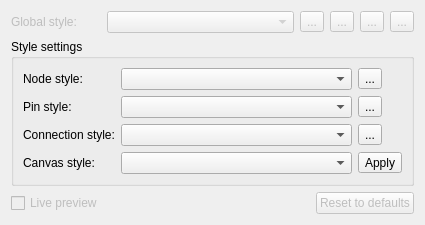
<?xml version="1.0" encoding="UTF-8"?>
<ui version="4.0">
 <class>CanvasStyleEditor</class>
 <widget class="QWidget" name="CanvasStyleEditor">
  <property name="geometry">
   <rect>
    <x>0</x>
    <y>0</y>
    <width>425</width>
    <height>220</height>
   </rect>
  </property>
  <property name="windowTitle">
   <string>Canvas Style Editor</string>
  </property>
  <property name="layoutDirection">
   <enum>Qt::LeftToRight</enum>
  </property>
  <layout class="QVBoxLayout" name="verticalLayout">
   <item>
    <layout class="QHBoxLayout" name="horizontalLayout">
     <property name="sizeConstraint">
      <enum>QLayout::SetFixedSize</enum>
     </property>
     <item>
      <widget class="QLabel" name="globalStyleLabel">
       <property name="enabled">
        <bool>false</bool>
       </property>
       <property name="sizePolicy">
        <sizepolicy hsizetype="Fixed" vsizetype="Fixed">
         <horstretch>0</horstretch>
         <verstretch>0</verstretch>
        </sizepolicy>
       </property>
       <property name="minimumSize">
        <size>
         <width>90</width>
         <height>0</height>
        </size>
       </property>
       <property name="text">
        <string>Global style:</string>
       </property>
      </widget>
     </item>
     <item>
      <widget class="QComboBox" name="globalStyleComboBox">
       <property name="enabled">
        <bool>false</bool>
       </property>
       <property name="minimumSize">
        <size>
         <width>100</width>
         <height>0</height>
        </size>
       </property>
      </widget>
     </item>
     <item>
      <widget class="QToolButton" name="setAsDefaultStyleButton">
       <property name="enabled">
        <bool>false</bool>
       </property>
       <property name="text">
        <string>...</string>
       </property>
      </widget>
     </item>
     <item>
      <widget class="QToolButton" name="editStyleButton">
       <property name="enabled">
        <bool>false</bool>
       </property>
       <property name="text">
        <string>...</string>
       </property>
      </widget>
     </item>
     <item>
      <widget class="QToolButton" name="saveStyleButton">
       <property name="enabled">
        <bool>false</bool>
       </property>
       <property name="text">
        <string>...</string>
       </property>
      </widget>
     </item>
     <item>
      <widget class="QToolButton" name="deleteStyleButton">
       <property name="enabled">
        <bool>false</bool>
       </property>
       <property name="text">
        <string>...</string>
       </property>
      </widget>
     </item>
    </layout>
   </item>
   <item>
    <widget class="QGroupBox" name="groupBox">
     <property name="title">
      <string>Style settings</string>
     </property>
     <layout class="QGridLayout" name="gridLayout">
      <item row="2" column="2">
       <widget class="QToolButton" name="setAsDefaultConnectionButton">
        <property name="text">
         <string>...</string>
        </property>
       </widget>
      </item>
      <item row="2" column="0">
       <widget class="QLabel" name="connectionStyleLabel">
        <property name="sizePolicy">
         <sizepolicy hsizetype="Fixed" vsizetype="Preferred">
          <horstretch>0</horstretch>
          <verstretch>0</verstretch>
         </sizepolicy>
        </property>
        <property name="minimumSize">
         <size>
          <width>84</width>
          <height>0</height>
         </size>
        </property>
        <property name="text">
         <string>Connection style:</string>
        </property>
       </widget>
      </item>
      <item row="2" column="1">
       <widget class="QComboBox" name="connectionStyleSelectComboBox">
        <property name="minimumSize">
         <size>
          <width>100</width>
          <height>0</height>
         </size>
        </property>
       </widget>
      </item>
      <item row="3" column="0">
       <widget class="QLabel" name="canvasStyleLabel">
        <property name="sizePolicy">
         <sizepolicy hsizetype="Fixed" vsizetype="Preferred">
          <horstretch>0</horstretch>
          <verstretch>0</verstretch>
         </sizepolicy>
        </property>
        <property name="minimumSize">
         <size>
          <width>84</width>
          <height>0</height>
         </size>
        </property>
        <property name="text">
         <string>Canvas style:</string>
        </property>
       </widget>
      </item>
      <item row="0" column="0">
       <widget class="QLabel" name="nodeStyleLabel">
        <property name="sizePolicy">
         <sizepolicy hsizetype="Fixed" vsizetype="Preferred">
          <horstretch>0</horstretch>
          <verstretch>0</verstretch>
         </sizepolicy>
        </property>
        <property name="minimumSize">
         <size>
          <width>84</width>
          <height>0</height>
         </size>
        </property>
        <property name="text">
         <string>Node style:</string>
        </property>
       </widget>
      </item>
      <item row="0" column="2">
       <widget class="QToolButton" name="setAsDefaultNodeButton">
        <property name="text">
         <string>...</string>
        </property>
       </widget>
      </item>
      <item row="0" column="1">
       <widget class="QComboBox" name="nodeStyleSelectComboBox">
        <property name="minimumSize">
         <size>
          <width>100</width>
          <height>0</height>
         </size>
        </property>
       </widget>
      </item>
      <item row="1" column="0">
       <widget class="QLabel" name="pinStyleLabel">
        <property name="sizePolicy">
         <sizepolicy hsizetype="Fixed" vsizetype="Preferred">
          <horstretch>0</horstretch>
          <verstretch>0</verstretch>
         </sizepolicy>
        </property>
        <property name="minimumSize">
         <size>
          <width>84</width>
          <height>0</height>
         </size>
        </property>
        <property name="text">
         <string>Pin style:</string>
        </property>
       </widget>
      </item>
      <item row="1" column="2">
       <widget class="QToolButton" name="setAsDefaultPinButton">
        <property name="text">
         <string>...</string>
        </property>
       </widget>
      </item>
      <item row="1" column="1">
       <widget class="QComboBox" name="pinStyleSelectComboBox">
        <property name="minimumSize">
         <size>
          <width>100</width>
          <height>0</height>
         </size>
        </property>
       </widget>
      </item>
      <item row="3" column="1">
       <widget class="QComboBox" name="canvasStyleComboBox"/>
      </item>
      <item row="3" column="2">
       <widget class="QToolButton" name="applyCanvasButton">
        <property name="text">
         <string>Apply</string>
        </property>
       </widget>
      </item>
     </layout>
    </widget>
   </item>
   <item>
    <layout class="QHBoxLayout" name="horizontalLayout_2">
     <item>
      <widget class="QCheckBox" name="checkBox">
       <property name="enabled">
        <bool>false</bool>
       </property>
       <property name="layoutDirection">
        <enum>Qt::LeftToRight</enum>
       </property>
       <property name="text">
        <string>Live preview</string>
       </property>
      </widget>
     </item>
     <item>
      <spacer name="horizontalSpacer">
       <property name="orientation">
        <enum>Qt::Horizontal</enum>
       </property>
       <property name="sizeHint" stdset="0">
        <size>
         <width>40</width>
         <height>20</height>
        </size>
       </property>
      </spacer>
     </item>
     <item>
      <widget class="QPushButton" name="resetToDefaults">
       <property name="enabled">
        <bool>false</bool>
       </property>
       <property name="text">
        <string>Reset to defaults</string>
       </property>
      </widget>
     </item>
    </layout>
   </item>
  </layout>
 </widget>
 <resources/>
 <connections/>
</ui>
